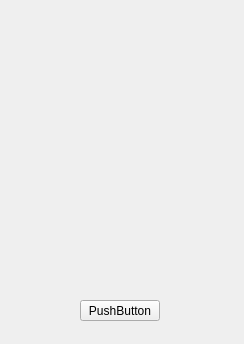
<?xml version="1.0" encoding="UTF-8"?>
<ui version="4.0">
 <class>Form</class>
 <widget class="QWidget" name="Form">
  <property name="geometry">
   <rect>
    <x>0</x>
    <y>0</y>
    <width>244</width>
    <height>344</height>
   </rect>
  </property>
  <property name="windowTitle">
   <string>Form</string>
  </property>
  <widget class="QPushButton" name="pushButton">
   <property name="geometry">
    <rect>
     <x>80</x>
     <y>300</y>
     <width>80</width>
     <height>21</height>
    </rect>
   </property>
   <property name="text">
    <string>PushButton</string>
   </property>
  </widget>
 </widget>
 <resources/>
 <connections/>
</ui>
